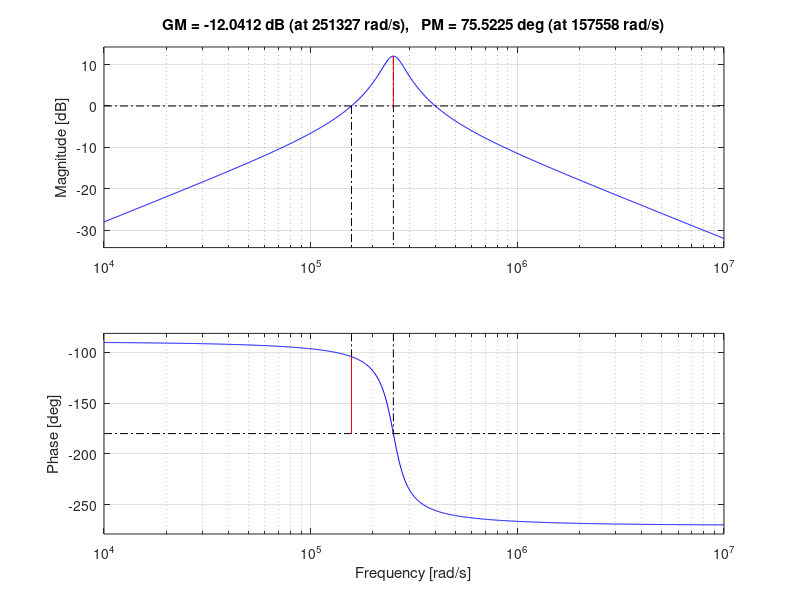

This chart was generated by the following MATLAB code:
close all
clear variables

F0 = 40e3;
BW = 10e3;
Q = F0/BW;
Gain = 1;
C3 = 1e-9;
C4 = C3;
k = 2*pi*F0*C3;
R1 = 1/(Gain*k)
R2 = 1/((2*Q-Gain)*k)
R5 = (2*Q)/k

Num = [-1/(R1*C4), 0];
Den = [1, (C3 + C4)/(C3*C4*R5), 1/(C3*C4*R5)*(1/R1 + 1/R2)];

%a1 = 250732;
Omeag0 = 2*pi*40000;
H0 = -1



%Num = [-H0*Omeag0/Q, 0];
%Den = [1, Omeag0/Q, Omeag0^2]


TFunction = tf(Num,Den)
%[Gm,Pm,Wcg,Wcp] = 
margin(TFunction)
%mag = abs(TFunction)
%plot(mag)
%bode(TFunction)